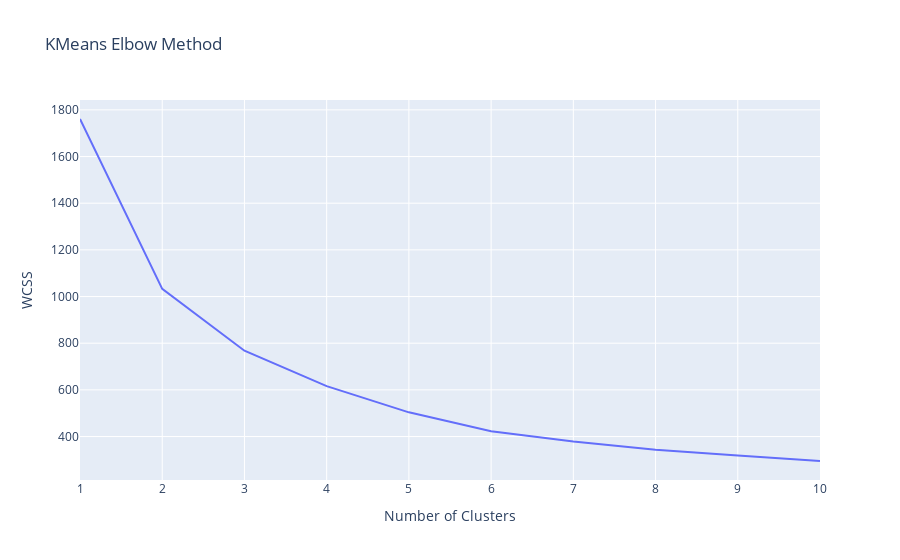

Write notebook code for a chart like this one.
### Markdown cell above
## K-Means Clustering
- k-means clustering is a method of vector quantization, originally from signal processing, that aims to partition n observations into k clusters in which each observation belongs to the cluster with the nearest mean (cluster centers or cluster centroid), serving as a prototype of the cluster.

### Code cell
kmeans_wcss(X_pcs_1[:,:3],10)

### Figure 1 — Plotly figure (JSON) as saved in the notebook; plotly's stock layout.template omitted (floating-point values rounded to 4 significant figures)
{"data": [{"hovertemplate": "Number of Clusters=%{x}<br>WCSS=%{y}<extra></extra>", "legendgroup": "", "line": {"color": "#636efa", "dash": "solid"}, "marker": {"symbol": "circle"}, "mode": "lines", "name": "", "orientation": "v", "showlegend": false, "x": [1, 2, 3, 4, 5, 6, 7, 8, 9, 10], "xaxis": "x", "y": [1761.0, 1033.0, 767.8, 616.1, 503.7, 422.9, 379.1, 343.7, 319.1, 295.2], "yaxis": "y", "type": "scatter"}], "layout": {"xaxis": {"anchor": "y", "domain": [0, 1], "title": {"text": "Number of Clusters"}, "type": "linear", "range": [1, 10], "autorange": true}, "yaxis": {"anchor": "x", "domain": [0, 1], "title": {"text": "WCSS"}, "type": "linear", "range": [213.7, 1842.0], "autorange": true}, "legend": {"tracegroupgap": 0}, "title": {"text": "KMeans Elbow Method"}, "autosize": true}}
